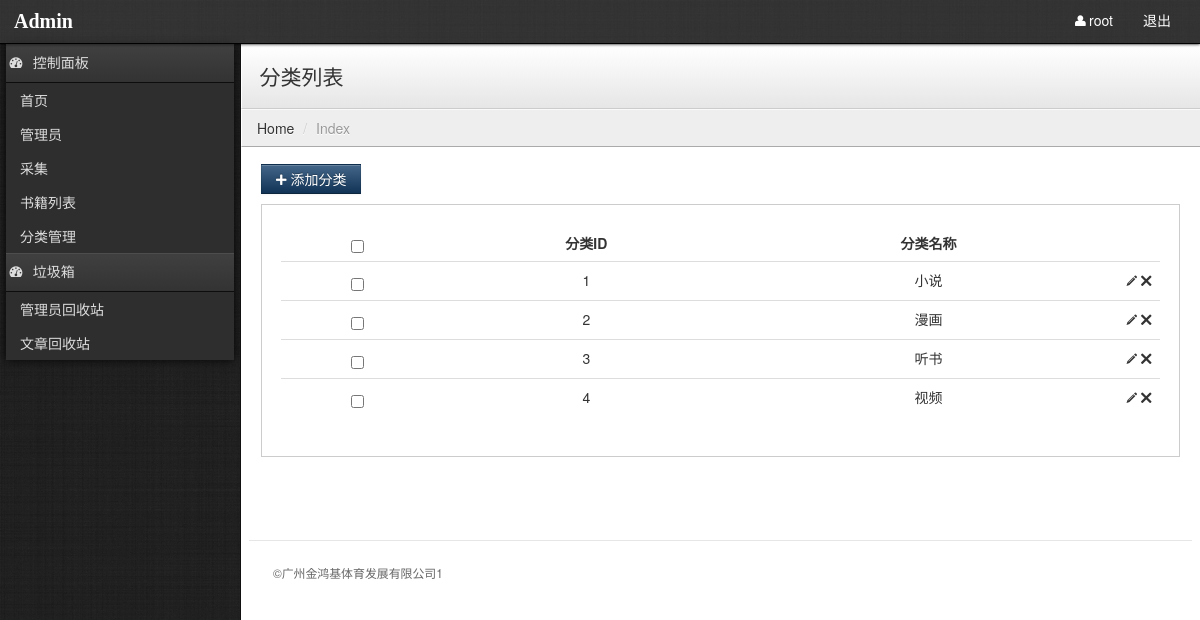
The page /admin/cate_list.php (signed in) on the database as committed earlier.
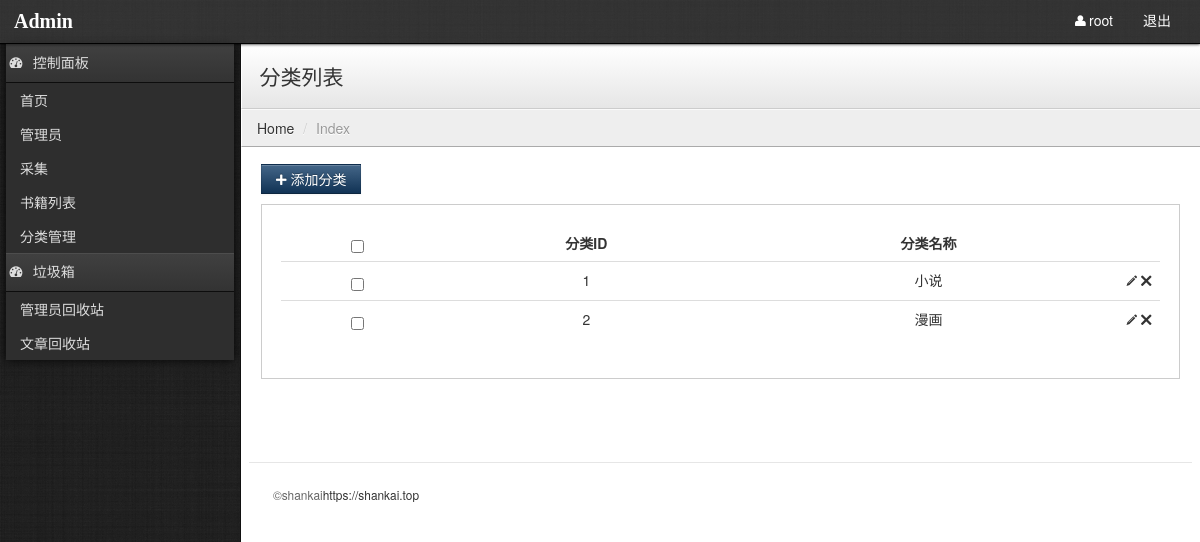
The same page on the database as committed later.
### tables this page shows
CREATE TABLE `pre_cate` (
  `id` int(11) unsigned NOT NULL AUTO_INCREMENT COMMENT '主键',
  `name` varchar(255) DEFAULT NULL COMMENT '分类名称',
  PRIMARY KEY (`id`)
);

### includes/init.php (called while the page is built, shortened)
<?php
function My_Autoload ($classname) {
    $classname = strtolower($classname);
}
$db = new DB("localhost","root","root","book");
$config_c = $db->select()->from("config")->all();
foreach ($config_c as $item){
    $config[$item['name']] = $item['content'];
}
?>

### includes/extends/class.db.php (called while the page is built, shortened)
<?php
class DB
{
    private $pre = "pre_";
    private $link = null;
    private $sql = null;
    public function __construct($hostname = "localhost",$username ='root',$password='',$dbname='')
    {
        $this->hostname = $hostname;
        $this->username = $username;
        $this->password = $password;
        $this->dbname = $dbname;
        $this->link = mysqli_connect($this->hostname,$this->username,$this->password) or die("连接数据库失败");
        mysqli_select_db($this->link,$this->dbname);
    }
    public function select($fields = "*")
    {
        $this->sql = "SELECT $fields ";
        return $this;
    }
    public function from($table,$as="")
    {
        $this->sql .= "FROM {$this->pre}$table ";
        return $this;
    }
    public function where($where = 1)
    {
        if(is_array($where))
        {
            $this->sql .= "WHERE ";
            foreach($where as $key=>$item)
            {
                $this->sql .= "$key = '$item' AND ";
            }
        }else {
            $this->sql .= "WHERE $where ";
        }
        $this->sql = trim($this->sql,"AND ");
        return $this;
    }
    public function limit($start=0,$limit=10)
    {
        $this->sql .= " LIMIT $start,$limit";
        return $this;
    }
    public function all()
    {
        $res = mysqli_query($this->link,$this->sql);
        while($row = mysqli_fetch_assoc($res))
        {
            $data[] = $row;
        }
        return $data;
    }
}
?>

### admin/cate_list.php (the view, shortened to what this page needs)
<?php
include_once("../includes/init.php");
include_once("public/common.php");
$page = $_GET['page']?? 1;
$limit = 4;
$start = ($page-1)*$limit;
$cate_list = $db->select()->from("cate")->limit($start,$limit)->all();
?>
<!DOCTYPE html>
<html lang="en">
  <head>
    <?php include_once('public/meta.php');?>
  </head>
  <body>
    <?php include_once('public/header.php');?>
    <?php include_once('public/menu.php');?>
    <div class="content">
        <div class="header">
            <h1 class="page-title">分类列表</h1>
        </div>
        <ul class="breadcrumb">
            <li><a href="index.php">Home</a> <span class="divider">/</span></li>
            <li class="active">Index</li>
        </ul>
        <div class="container-fluid">
            <div class="row-fluid">
                <div class="btn-toolbar">
                    <button class="btn btn-primary" onClick="location='cate.php'"><i class="icon-plus"></i> 添加分类</button>
                </div>
                <div class="well">
                    <table class="table">
                        <thead>
                        <tr>
                            <th><input type="checkbox" name="delete" id="delete" /></th>
                            <th>分类ID</th>
                            <th>分类名称</th>
                            <th style="width: 26px;"></th>
                        </tr>
                        </thead>
                        <tbody>
                            <?php foreach($cate_list as $item){?>
                                <tr>
                                    <td><input type="checkbox" class="items" name="bookid[]" value="<?php echo $item['id'];?>" /></td>
                                    <td><?php echo $item['id'];?></td>
                                    <td><?php echo $item['name'];?></td>
                                    <td>
                                        <a href="cate.php?id=<?php echo $item['id'];?>"><i class="icon-pencil"></i></a>
                                        <a href="cate_list.php?id=<?php echo $item['id'];?>"><i class="icon-remove"></i></a>
                                    </td>
                                </tr>
                            <?php }?>
                        </tbody>
                    </table>
                </div>
<?php include_once('public/footer.php');?>

### admin/public/footer.php (shortened to what this page needs)
<footer>
    <hr>
    <p>&copy;<?php echo $config['company']?><a href="https://shankai.top" target="_blank"><?php echo $config['author']?></a></p>
</footer>
        </div>
    </div>
</div>
</body>
</html>

Rows that differ between the two databases and show on the page:
removed pre_cate: id "3", name "听书"
removed pre_cate: id "4", name "视频"
Other text that changed with them:
$config['company']: "广州金鸿基体育发展有限公司1" → "shankai"
$config['author']: (not shown) → "https://shankai.top"
